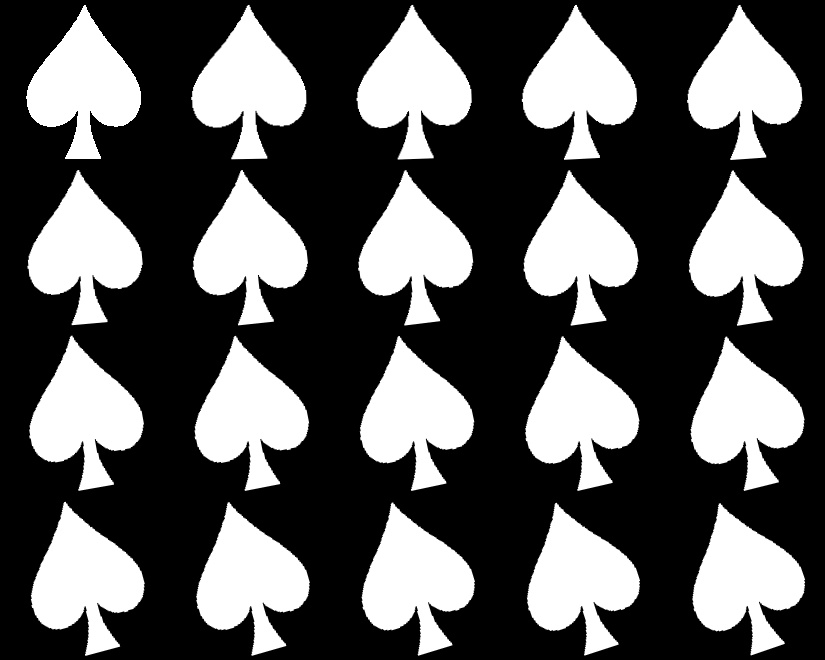
#> input picture supersample.jpg, 825 x 660 px; its folder holds only this picture in this run
$ python -i aux.py   (imports and definitions only)   (Python 2 division)   (older library calls are emulated)
#> lines starting #> are read from the running program, lines starting #| are printed output that depends on the picture; after the words box and inside, x2 and y2 are one past the last pixel; in counts of white or black regions, pixels touching at a corner belong together
from __future__ import division
import cv2
import numpy as np
import aux as rF
import matplotlib.pyplot as plt
import os
from rectangle import Rectangle


# [199 lines left out: functions helloworld, addNewLinesToFile, imgToGrayScale, deleteSmallImages, changeRedToBlack, obtainColourPercentages and 9 more, not called in this run]

def drawAllContours(contours,imgDest):
    cv2.drawContours(imgDest, contours, -1, (0, 255, 255), 2)


# [10 lines left out: function obtainContours, not called in this run]

def nothing(x):
    pass

# [78 lines left out: functions rgbTest, createTrackbars, detectCircles, thresholding, not called in this run]

>>> import cv2
>>> picture = cv2.imread('../supersample.jpg')
#> picture is the input picture: shape (660, 825, 3); min 0, max 255, mean 88
>>> result = thresholding(picture)
#> in thresholding, `ret, th1 = cv2.threshold(img, 127, 255, cv2.THRESH_BINARY)`:
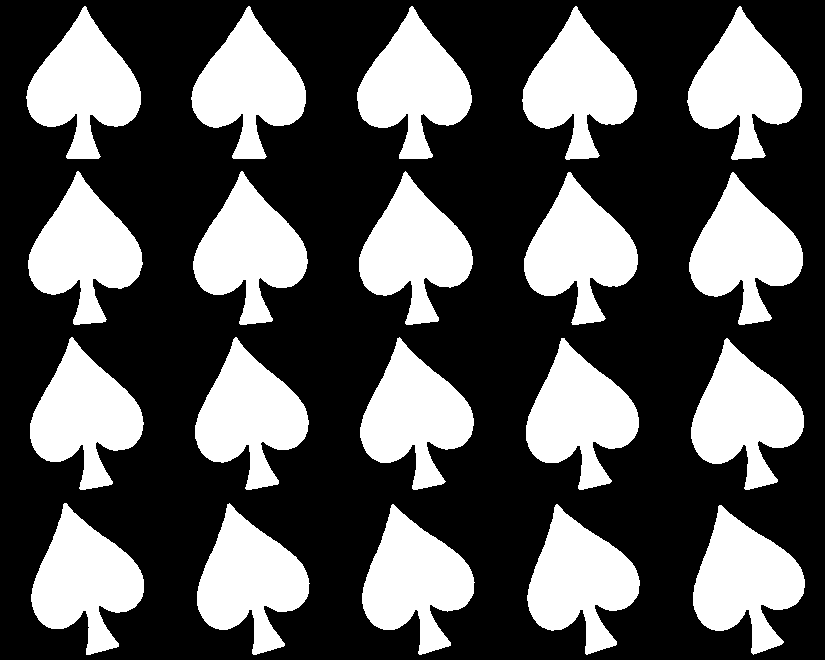
#> th1: shape (660, 825); 34.5% white; 20 white regions, largest, box (x1, y1, x2, y2) and area: (31, 503, 144, 655) 9409, (687, 6, 802, 160) 9408, (197, 503, 310, 655) 9404
#> in thresholding, `th2 = cv2.adaptiveThreshold(img, 255, cv2.ADAPTIVE_THRESH_MEAN_C,  cv2..`:
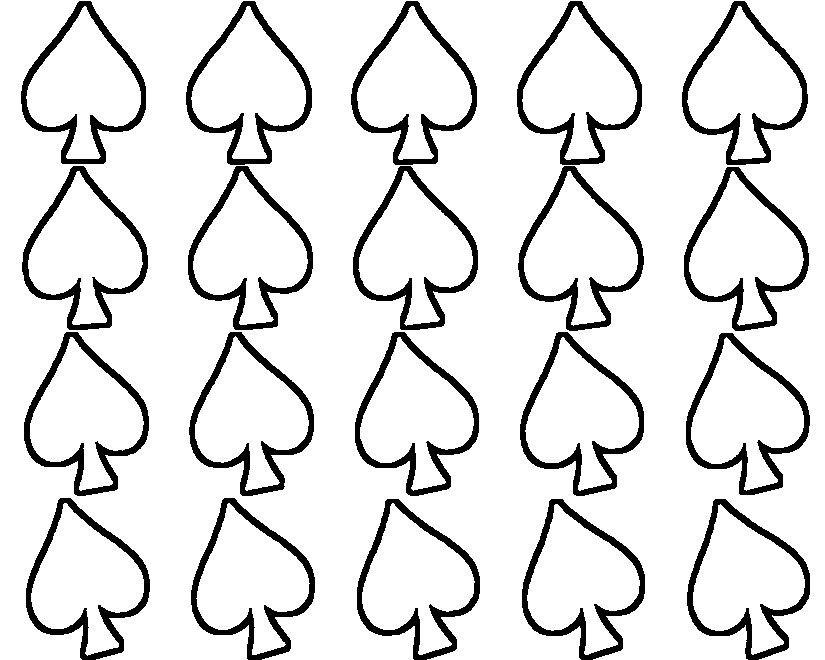
#> th2: shape (660, 825); 88.3% white; 20 black regions, largest, box (x1, y1, x2, y2) and area: (186, 1, 312, 165) 3219, (518, 166, 644, 331) 3210, (682, 1, 808, 165) 3208
#> in thresholding, `th3 = cv2.adaptiveThreshold(img, 255, cv2.ADAPTIVE_THRESH_GAUSSIAN_C, ..`:
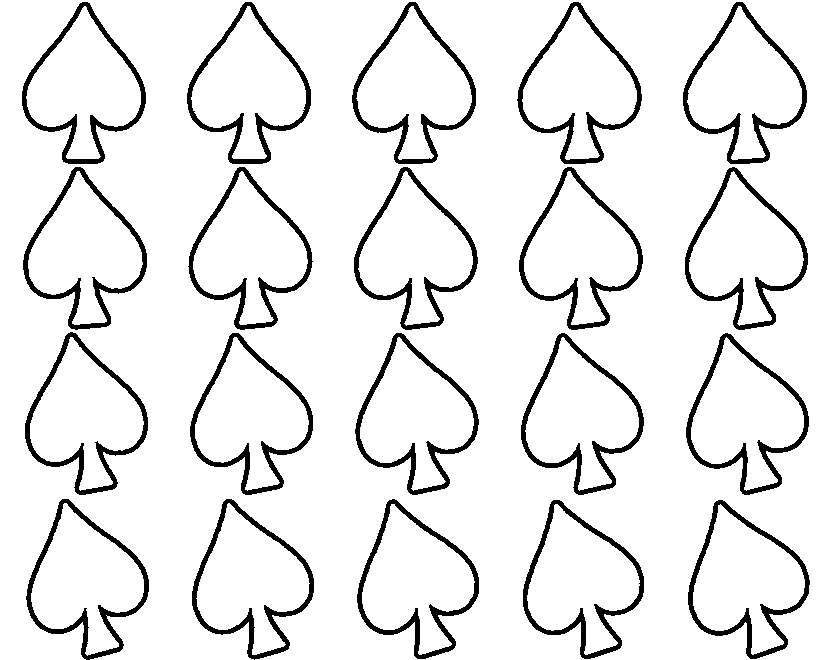
#> th3: shape (660, 825); 91.1% white; 20 black regions, largest, box (x1, y1, x2, y2) and area: (355, 333, 479, 495) 2431, (187, 2, 311, 164) 2430, (354, 167, 478, 330) 2428
#> in thresholding, `plt.show()`:
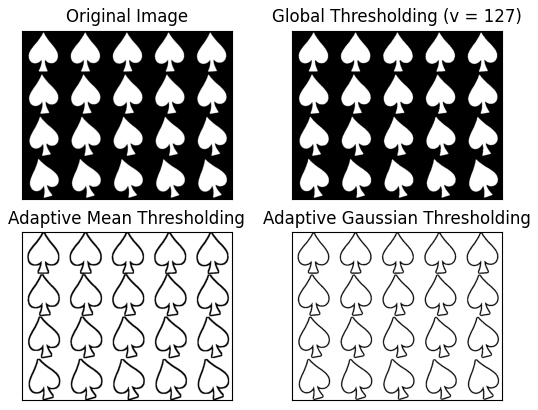
#> figure drawn by matplotlib, 4 panels

$ run again, on digits.png
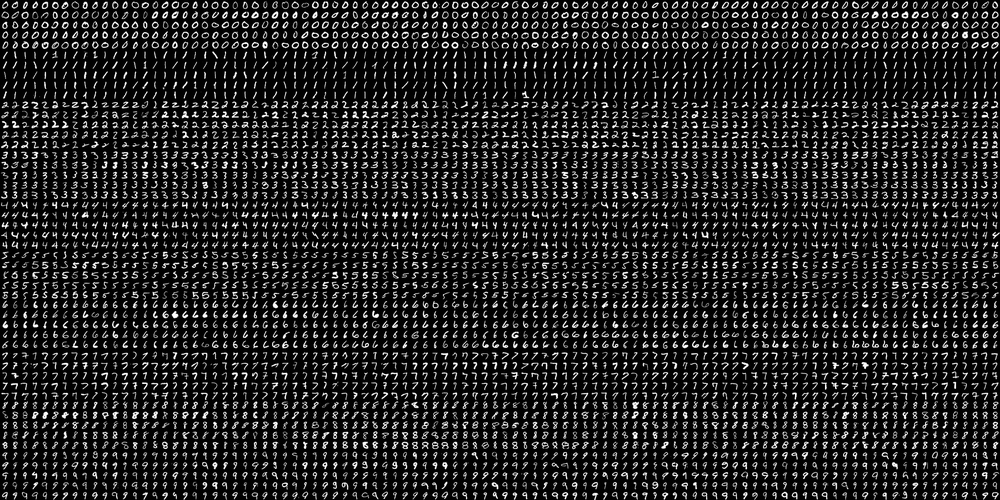
#> input picture digits.png, 1000 x 500 px, shrunk from 2000 x 1000 before the run
#> picture is the input picture: shape (500, 1000, 3); min 0, max 255, mean 36.1
#> in thresholding, `ret, th1 = cv2.threshold(img, 127, 255, cv2.THRESH_BINARY)`:
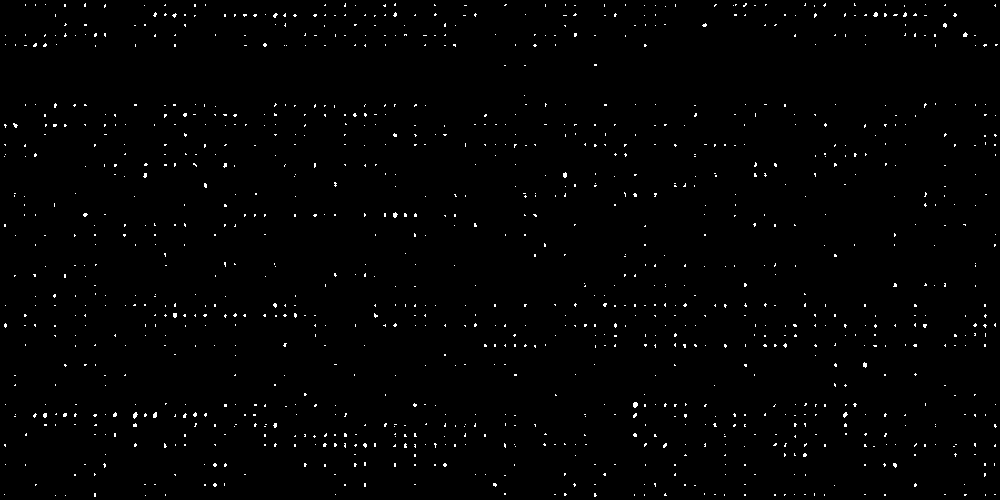
#> th1: shape (500, 1000); 0.97% white in thin lines or dots
#> th2: shape (500, 1000); 27.5% white; 4622 white regions (1600 under 20 px), largest, box (x1, y1, x2, y2) and area: (80, 41, 1000, 120) 33235, (0, 52, 80, 99) 2931, (71, 82, 79, 98) 91
#> in thresholding, `th3 = cv2.adaptiveThreshold(img, 255, cv2.ADAPTIVE_THRESH_GAUSSIAN_C, ..`:
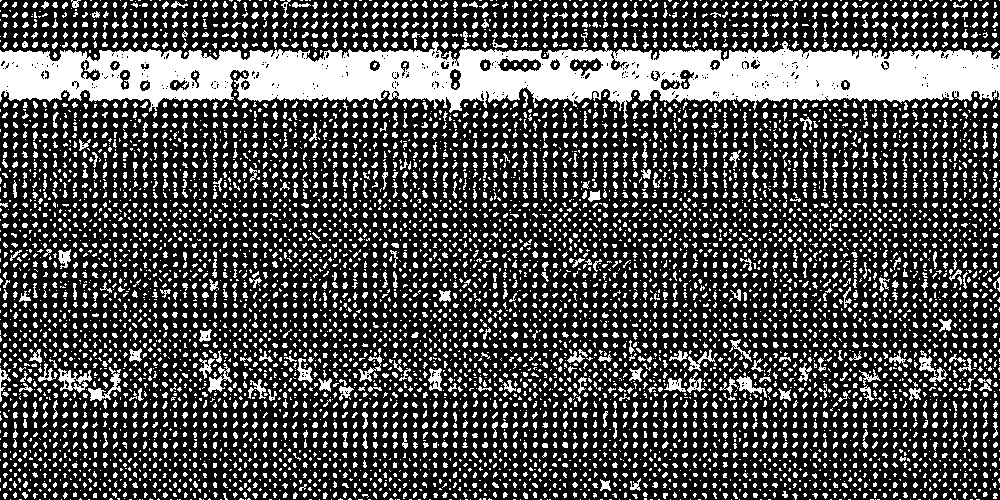
#> th3: shape (500, 1000); 29% white; 7253 white regions (5513 under 20 px), largest, box (x1, y1, x2, y2) and area: (0, 41, 1000, 120) 43836, (58, 368, 92, 393) 371, (88, 367, 121, 401) 333

$ run again, on dilated.png
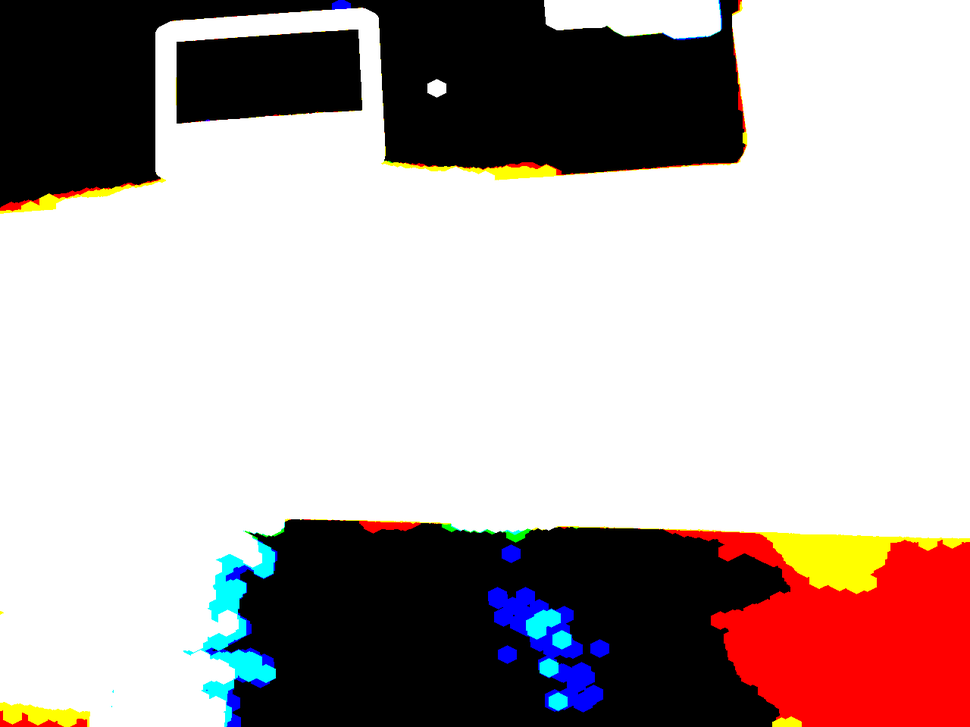
#> input picture dilated.png, 970 x 727 px, shrunk from 1280 x 959 before the run
#> picture is the input picture: shape (727, 970, 3); mean B, G, R 167.8, 169.1, 181
#> in thresholding, `ret, th1 = cv2.threshold(img, 127, 255, cv2.THRESH_BINARY)`:
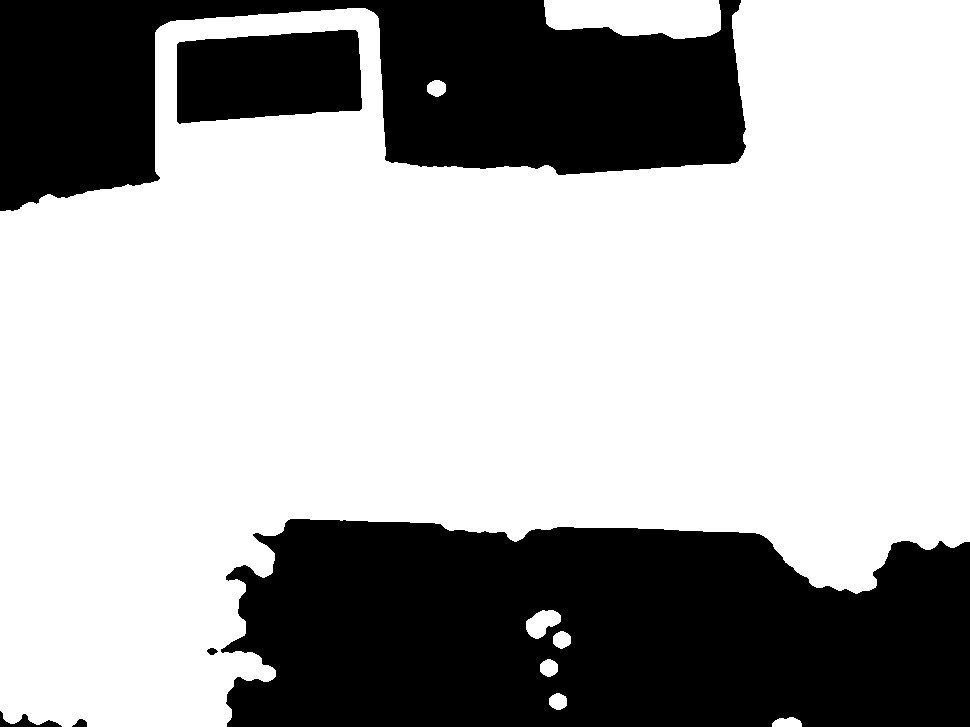
#> th1: shape (727, 970); 66.3% white; 6 black regions, box (x1, y1, x2, y2) and area: (221, 519, 970, 727) 134885, (0, 0, 746, 211) 87267, (177, 30, 362, 124) 14860, (0, 711, 62, 727) 356, (72, 719, 87, 727) 82, (207, 648, 218, 655) 52
#> th2: shape (727, 970); 95.6% white; 28 black regions (5 under 20 px), largest, box (x1, y1, x2, y2) and area: (220, 519, 970, 727) 10615, (0, 0, 746, 211) 9126, (483, 583, 614, 716) 4216
#> in thresholding, `th3 = cv2.adaptiveThreshold(img, 255, cv2.ADAPTIVE_THRESH_GAUSSIAN_C, ..`:
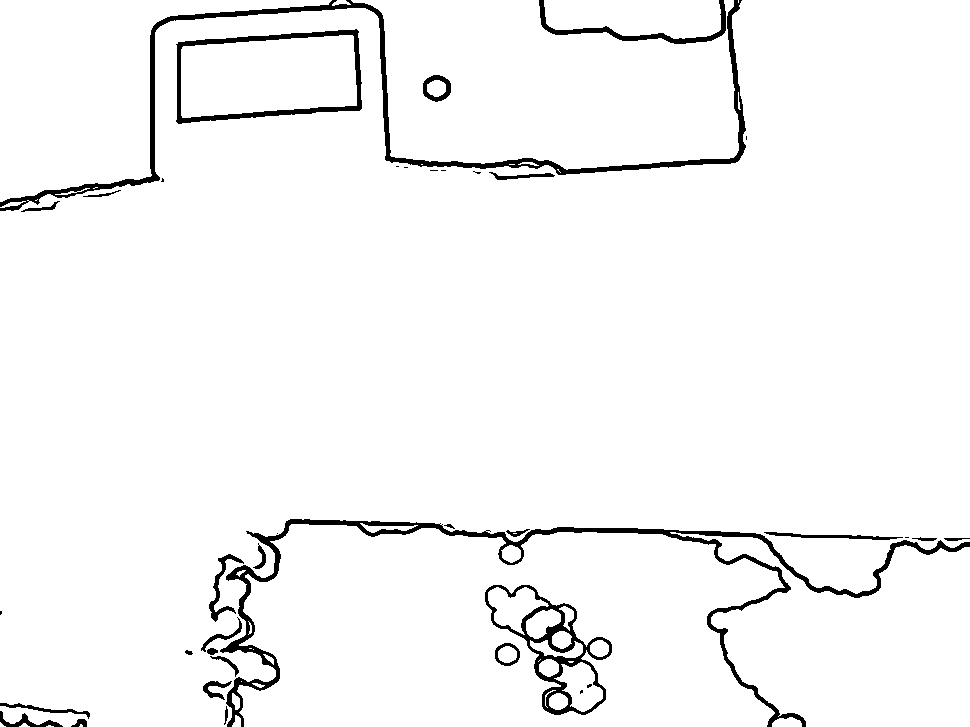
#> th3: shape (727, 970); 96.5% white; 38 black regions (12 under 20 px), largest, box (x1, y1, x2, y2) and area: (220, 519, 970, 727) 7982, (0, 0, 746, 211) 6338, (485, 585, 612, 715) 2946
